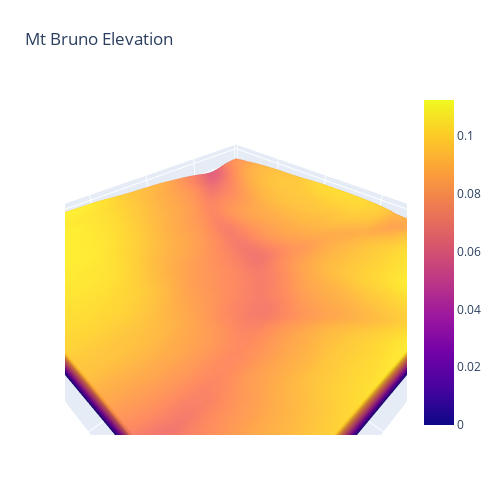

The cell this chart's notebook holds for it:
### Code cell
import plotly.graph_objects as go
import numpy as np
filepath = './data/Perovskite_KaiZhu_3DTopography/200112Topography017.txt'
xs,ys,signals = XEItxt_to_arrays(filepath,scales = [1.,1.,0.001], offsets=[0.,0.,0.])

xaxis = sorted(list(set(xs)))
yaxis = sorted(list(set(ys)))
xx,yy = np.meshgrid(xaxis,yaxis)
zz = signals.reshape((len(xaxis),len(yaxis)))

shift_x = 20
shift_y = 8
xx = xx[:50,:50]
yy = yy[:50,:50]
zz = zz[shift_y:50+shift_y,shift_x:50+shift_x]

xx[:,0] = xx[:,1]#-1e-5
xx[:,-1] = xx[:,-2]#+1e-5
yy[0,:] = yy[1,:]#-1e-5
yy[-1,:] = yy[-2,:]#+1e-5

zzmin = np.min(zz)
zz[:,0]=zzmin-0.06
zz[:,-1]=zzmin-0.06
zz[0,:]=zzmin-0.06
zz[-1,:]=zzmin-0.06
zz -= np.min(zz)


# Read data from a csv
#z_data = pd.read_csv('https://raw.githubusercontent.com/plotly/datasets/master/api_docs/mt_bruno_elevation.csv')
layout = go.Layout(
             scene=dict(
                 aspectmode='data'
         ))

fig = go.Figure(data=[go.Surface(z=zz,x=xx,y=yy)],layout=layout)

fig.update_layout(title='Mt Bruno Elevation', autosize=False,
                  width=500, height=500,
                  margin=dict(l=65, r=50, b=65, t=90))

fig.show()

### Figure 1 — Plotly figure (JSON) as saved in the notebook; plotly's stock layout.template omitted (floating-point values rounded to 4 significant figures; data arrays with more than 128 entries replaced by an {"elided": "..."} marker saying what was removed)
{"data": [{"type": "surface", "x": {"elided": "50x50 float values"}, "y": {"elided": "50x50 float values"}, "z": {"elided": "50x50 float values"}}], "layout": {"autosize": false, "height": 500, "margin": {"b": 65, "l": 65, "r": 50, "t": 90}, "scene": {"aspectmode": "data"}, "title": {"text": "Mt Bruno Elevation"}, "width": 500}}
